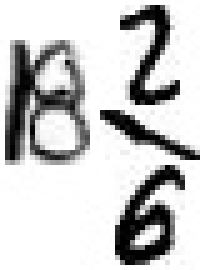
#> input picture SyntheticMixedNumberData/images/17.jpg, 41 x 54 px, given as the content of the folder MNIST/trainingSet/5, which was not available (shown 5 times larger)
$ python ImageCombinerV2.py
#> lines starting #> are read from the running program, lines starting #| are printed output that depends on the picture; after the words box and inside, x2 and y2 are one past the last pixel; in counts of white or black regions, pixels touching at a corner belong together; pictures that were not available may be replaced by others from this repository, and a replacement may not be noted
import json
import math
import random
import cv2 as cv
import numpy as np
import os

# Path to the MNIST dataset directory
MNIST_DATASET_PATH = 'MNIST/trainingSet'

# Directory to save synthetic data
SYNTHETIC_DATA_DIR = "SyntheticMixedNumberDataWithBoxLines"

# JSON structure for storing labels
labeled_data_list = []


def get_mnist_digit_image(digit):
    """
    Retrieves a random image of the specified MNIST digit.

    :param digit: Integer, the digit image to retrieve (0-9).
    :return: Image array of the digit.
    """
    if not 0 <= digit <= 9:
        raise ValueError("Digit must be between 0 and 9 inclusive")

    digit_path = f'{MNIST_DATASET_PATH}/{digit}'
    image_files = os.listdir(digit_path)
    image_url = os.path.join(digit_path, random.choice(image_files))

    image = cv.imread(image_url)
    gray_image = cv.cvtColor(image, cv.COLOR_BGR2GRAY)
    # Invert the text to white
    binary_image = 255 * (gray_image > 200).astype(np.uint8)
    # Find all non-zero points (text)
    coords = cv.findNonZero(binary_image)
    # Find minimum spanning bounding box
    x, y, w, h = cv.boundingRect(coords)
    # Crop the image on the original image
    cropped_image = image[y:y + h, x:x + w]
    return ~cropped_image


def concatenate_horizontally(img_left, img_right, make_fraction=False):
    """
    Concatenates two images horizontally with an optional fraction bar.

    :param img_left: Image array, the left image to concatenate.
    :param img_right: Image array, the right image to concatenate.
    :param make_fraction: Boolean, whether to add a fraction bar between images.
    :return: Image array of the concatenated images.
    """
    # Scale images to the same height if needed
    img_left, img_right = scale_to_same_height(img_left, img_right)

    if make_fraction:
        slash_image = get_fraction_slash(vertical=True)
        img_left, img_right, slash_image = equalize_heights_for_fraction(img_left, img_right, slash_image)
        return cv.hconcat([img_left, slash_image, img_right])
    else:
        return cv.hconcat([img_left, img_right])


def concatenate_vertically(img_top, img_bottom, make_fraction=False):
    """
    Concatenates two images vertically with an optional fraction bar.

    :param img_top: Image array, the top image to concatenate.
    :param img_bottom: Image array, the bottom image to concatenate.
    :param make_fraction: Boolean, whether to add a fraction bar between images.
    :return: Image array of the concatenated images.
    """
    # Scale images to the same width if needed
    img_top, img_bottom = scale_to_same_width(img_top, img_bottom)

    if make_fraction:
        slash_image = get_fraction_slash(vertical=False)
        img_top, img_bottom, slash_image = equalize_widths_for_fraction(img_top, img_bottom, slash_image)
        return cv.vconcat([img_top, slash_image, img_bottom])
    else:
        return cv.vconcat([img_top, img_bottom])


def get_fraction_slash(vertical=True):
    """
    Creates an image of a fraction slash.

    :param vertical: Boolean, whether the slash is vertical or horizontal.
    :return: Image array of the slash.
    """
    line_image = get_mnist_digit_image(1)
    if vertical:
        return line_image
    else:
        return cv.rotate(line_image, cv.ROTATE_90_CLOCKWISE)


def equalize_heights_for_fraction(img_left, img_right, slash_image):
    """
    Equalizes the heights of two images and a fraction slash for proper concatenation.

    :param img_left: Image array, the left image.
    :param img_right: Image array, the right image.
    :param slash_image: Image array, the fraction slash image.
    :return: Tuple of image arrays with equalized heights.
    """
    max_height = max(img_left.shape[0], img_right.shape[0], slash_image.shape[0])
    img_left = add_border_to_match_height(img_left, max_height)
    img_right = add_border_to_match_height(img_right, max_height)
    slash_image = add_border_to_match_height(slash_image, max_height)
    return img_left, img_right, slash_image

def equalize_widths_for_fraction(img_top, img_bottom, slash_image):
    """
    Equalizes the widths of two images and a fraction slash for proper concatenation.

    :param img_top: Image array, the top image.
    :param img_bottom: Image array, the bottom image.
    :param slash_image: Image array, the fraction slash image.
    :return: Tuple of image arrays with equalized widths.
    """
    max_width = max(img_top.shape[1], img_bottom.shape[1], slash_image.shape[1])
    img_top = add_border_to_match_width(img_top, max_width)
    img_bottom = add_border_to_match_width(img_bottom, max_width)
    slash_image = add_border_to_match_width(slash_image, max_width)
    return img_top, img_bottom, slash_image


def scale_to_same_height(img1, img2):
    """
    Scales two images to the same height.

    :param img1: Image array, the first image.
    :param img2: Image array, the second image.
    :return: Tuple of image arrays with equalized heights.
    """
    if img1.shape[0] != img2.shape[0]:
        if img1.shape[0] > img2.shape[0]:
            img2 = resize_image_by_height(img2, img1.shape[0])
        else:
            img1 = resize_image_by_height(img1, img2.shape[0])
    return img1, img2


def scale_to_same_width(img1, img2):
    """
    Scales two images to the same width.

    :param img1: Image array, the first image.
    :param img2: Image array, the second image.
    :return: Tuple of image arrays with equalized widths.
    """
    if img1.shape[1] != img2.shape[1]:
        if img1.shape[1] > img2.shape[1]:
            img2 = resize_image_by_width(img2, img1.shape[1])
        else:
            img1 = resize_image_by_width(img1, img2.shape[1])
    return img1, img2


def add_border_to_match_height(image, target_height):
    """
    Adds a border to an image to match a given height.

    :param image: Image array to add border to.
    :param target_height: Integer, the target height for the image.
    :return: Image array with added borders.
    """
    top_border = (target_height - image.shape[0]) // 2
    bottom_border = target_height - image.shape[0] - top_border
    return cv.copyMakeBorder(image, top_border, bottom_border, 0, 0, cv.BORDER_CONSTANT, value=[255, 255, 255])

def add_border_to_match_width(image, target_width):
    """
    Adds a border to an image to match a given width.

    :param image: Image array to add border to.
    :param target_width: Integer, the target width for the image.
    :return: Image array with added borders.
    """
    left_border = (target_width - image.shape[1]) // 2
    right_border = target_width - image.shape[1] - left_border
    return cv.copyMakeBorder(image, 0, 0, left_border, right_border, cv.BORDER_CONSTANT, value=[255, 255, 255])

def resize_image_by_height(image, target_height):
    """
    Resizes an image to a target height while keeping the aspect ratio.

    :param image: Image array to resize.
    :param target_height: Integer, the target height for the image.
    :return: Image array resized to the target height.
    """
    scaling_factor = target_height / image.shape[0]
    new_width = int(image.shape[1] * scaling_factor)
    return cv.resize(image, (new_width, target_height), interpolation=cv.INTER_AREA)


def resize_image_by_width(image, target_width):
    """
    Resizes an image to a target width while keeping the aspect ratio.

    :param image: Image array to resize.
    :param target_width: Integer, the target width for the image.
    :return: Image array resized to the target width.
    """
    scaling_factor = target_width / image.shape[1]
    new_height = int(image.shape[0] * scaling_factor)
    return cv.resize(image, (target_width, new_height), interpolation=cv.INTER_AREA)


def generate_synthetic_image(add_box_lines=0):
    """
    Creates a synthetic image of a mixed number with an optional box line.

    :param add_box_lines: Boolean, whether to add box lines to the image.
    :return: None, but saves the image to a file and prints the number.
    """
    # Generate random whole number and fraction parts
    whole_number, whole_number_text = generate_whole_number()
#> in get_mnist_digit_image, image is the input picture: shape (54, 41, 3); min 0, max 255, mean 202
#> in get_mnist_digit_image, `binary_image = 255 * (gray_image > 200).astype(np.uint8)`:
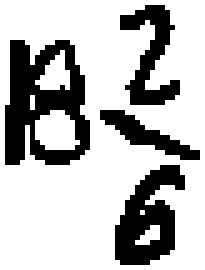
#> binary_image: shape (54, 41) (shown 5 times larger); 72.9% white; 4 black regions, box (x1, y1, x2, y2) and area: (1, 8, 18, 33) 257, (23, 33, 37, 53) 162, (24, 1, 36, 21) 110, (20, 22, 40, 32) 70
#> in get_mnist_digit_image, `coords = cv.findNonZero(binary_image)`: coords = contour of 1615 points, box (x1, y1, x2, y2) (0, 0, 41, 54), area 0
#> in get_mnist_digit_image, `x, y, w, h = cv.boundingRect(coords)`: x = 0; w = 41; h = 54
#> in get_mnist_digit_image, `return ~cropped_image`:
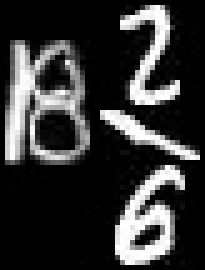
#> returned value: shape (54, 41, 3) (shown 5 times larger); min 0, max 255, mean 53
#> whole_number_text = '5'
    fraction, fraction_text = generate_fraction()
#> in generate_fraction_part, `digit_images = [get_mnist_digit_image(int(digit)) for digit in str(num..`: digit_images = 2 items
#> in concatenate_horizontally, `return cv.hconcat([img_left, img_right])`:
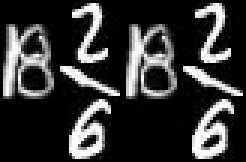
#> returned value: shape (54, 82, 3) (shown 3 times larger); min 0, max 255, mean 53
#> in generate_fraction, `denominator, denominator_image = generate_fraction_part(odd_only=False..`: denominator = 16
#> in generate_fraction, `numerator, numerator_image = generate_fraction_part(odd_only=True, num..`: numerator = 11
#> fraction_text = '11/16'

    # Decide the layout type of the mixed number
    layout_type = random.randint(0, 4)

    # Generate image based on layout type

    # Layout Type 0: Vertical arrangement of whole number and fraction
    if layout_type == 0:
        # Add whitespace to the whole number for vertical alignment
        whole_number = add_whitespace_to_image(whole_number, vertical=True)
        # Create a fraction by vertically concatenating the numerator and denominator
        fraction = concatenate_vertically(fraction[0], fraction[1], make_fraction=True)
        # Combine the whole number and fraction images vertically
        mixed_number_image = concatenate_vertically(whole_number, fraction, make_fraction=False)
        # Form the textual representation of the mixed number
        mixed_number_text = f'{whole_number_text} {fraction_text}'

    # Layout Type 1: Horizontal arrangement of whole number and fraction
    elif layout_type == 1:
        # Add whitespace to the whole number for horizontal alignment
        whole_number = add_whitespace_to_image(whole_number, vertical=False)
        # Create a fraction by vertically concatenating the numerator and denominator
        fraction = concatenate_vertically(fraction[0], fraction[1], make_fraction=True)
        # Combine the whole number and fraction images horizontally
        mixed_number_image = concatenate_horizontally(whole_number, fraction, make_fraction=False)
        # Form the textual representation of the mixed number
        mixed_number_text = f'{whole_number_text} {fraction_text}'

    # Layout Type 2: Whole number above a horizontally arranged fraction
    elif layout_type == 2:
        # Add whitespace to the whole number for vertical alignment
        whole_number = add_whitespace_to_image(whole_number, vertical=True)
        # Create a fraction by horizontally concatenating the numerator and denominator
        fraction = concatenate_horizontally(fraction[0], fraction[1], make_fraction=True)
#> call 3 of concatenate_horizontally, with make_fraction = True
#> in concatenate_horizontally (call 3), `return cv.hconcat([img_left, slash_image, img_right])`:
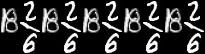
#> returned value: shape (54, 205, 3); min 0, max 255, mean 53
        # Combine the whole number and fraction images vertically
        mixed_number_image = concatenate_vertically(whole_number, fraction, make_fraction=False)
#> in resize_image_by_width, `return cv.resize(image, (target_width, new_height), interpolation=cv.I..`:
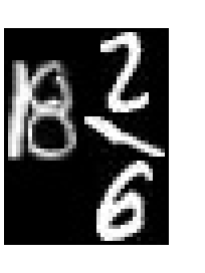
#> returned value: shape (273, 205, 3); min 0, max 255, mean 126.1
#> in concatenate_vertically, `return cv.vconcat([img_top, img_bottom])`:
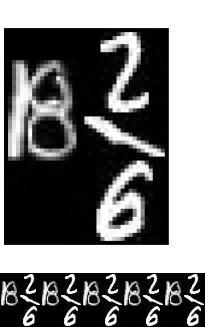
#> returned value: shape (327, 205, 3); min 0, max 255, mean 114
        # Form the textual representation of the mixed number
        mixed_number_text = f'{whole_number_text} {fraction_text}'
#> mixed_number_text = '5 11/16'

    # Layout Type 3: Image consists only of the whole number
    elif layout_type == 3:
        # The mixed number image is simply the whole number image
        mixed_number_image = whole_number
        # The textual representation is just the whole number text
        mixed_number_text = whole_number_text

    #Layout Type 4: Image consists of just a fraction
    elif layout_type == 4:
        #Determine if fraction is horizontal or vertical orientation
        fraction_style = random.randint(0, 1)
        #Create a vertical fraction
        if fraction_style == 0:
            #Mixed Number image is just the fraction image
            mixed_number_image = concatenate_vertically(fraction[0], fraction[1], make_fraction=True)
            #Mixed Number Text is just the fraction text
            mixed_number_text = fraction_text
        #Create a horizontal fraction
        else:
            #Mixed Number image is just the fraction image
            mixed_number_image = concatenate_horizontally(fraction[0], fraction[1], make_fraction=True)
            #Mixed Number Text is just the fraction text
            mixed_number_text = fraction_text

    # # Default case: Layout Type not recognized
    # else:
    #     # Create a fraction by vertically concatenating the numerator and denominator
    #     fraction = concatenate_vertically(fraction[0], fraction[1], make_fraction=True)
    #     # The mixed number image is just the fraction image
    #     mixed_number_image = fraction
    #     # The textual representation is just the fraction text
    #     mixed_number_text = fraction_text

    # Optionally add box lines
    for i in range(add_box_lines):
        add_box_line_to_image(mixed_number_image)
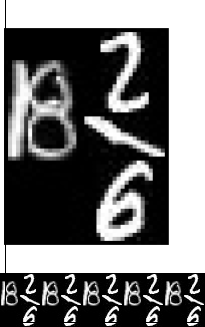
#> mixed_number_image: shape (327, 205, 3); 0.33% of pixels changed, all inside (x1, y1, x2, y2) = (5, 0, 203, 323)

    return mixed_number_image, mixed_number_text, layout_type


def add_whitespace_to_image(image, vertical=True, amount=None):
    """
    Adds whitespace to an image either vertically or horizontally.

    :param image: Image array to add whitespace to.
    :param vertical: Boolean, whether to add vertical whitespace.
    :param amount: Integer, the amount of whitespace to add. If None, a random amount is used.
    :return: Image array with added whitespace.
    """
    if amount is None:
        amount = random.randint(1, 40)
    if vertical:
        return cv.copyMakeBorder(image, 7, 7, 1, amount, cv.BORDER_CONSTANT, value=[255, 255, 255])
    else:
        return cv.copyMakeBorder(image, 7, amount, 1, 1, cv.BORDER_CONSTANT, value=[255, 255, 255])


def add_box_line_to_image(image):
    """
    Adds a random box line to an image on one of its sides.

    :param image: Image array to add the box line to.
    :return: None, but modifies the image in place.
    """
    side = random.randint(1, 4)
    color = (0, 0, 0)
    thickness = 1
    width, height = image.shape[1], image.shape[0]

    if side == 1:  # top
        cv.line(image, (0, 5), (width, 5), color, thickness)
    elif side == 2:  # left
        cv.line(image, (5, 0), (5, height), color, thickness)
    elif side == 3:  # bottom
        cv.line(image, (0, height - 5), (width, height - 5), color, thickness)
    elif side == 4:  # right
        cv.line(image, (width - 5, 0), (width - 5, height), color, thickness)


def generate_whole_number():
    """
    Generates a random whole number image and its corresponding text.

    :return: Tuple (Image array of the whole number, text representation of the number).
    """
    digits_count = random.randint(1, 3)
    whole_number_images = []
    whole_number_text_parts = []

    for _ in range(digits_count):
        if _ == 0:
            digit = random.randint(1, 9)
        else:
            digit = random.randint(0, 9)
        whole_number_images.append(get_mnist_digit_image(digit))
        whole_number_text_parts.append(str(digit))

    whole_number_image = concatenate_images_list(whole_number_images)
    whole_number_text = ''.join(whole_number_text_parts)

    return whole_number_image, whole_number_text


def generate_fraction():
    """
    Generates a random fraction image and its corresponding text.

    :return: Tuple (Tuple of numerator and denominator images, text representation of the fraction).
    """
    denominator, denominator_image = generate_fraction_part(odd_only=False, power_of_two=True)
    numerator, numerator_image = generate_fraction_part(odd_only=True, num_cap=denominator)
    return (numerator_image, denominator_image), f'{numerator}/{denominator}'


def generate_fraction_part(odd_only=False, power_of_two=False, num_cap=16):
    """
    Generates a random fraction part image and its corresponding number.

    :param odd_only: Boolean, whether to generate only odd numbers.
    :param power_of_two: Boolean, whether to generate a power of two number.
    :param num_cap: Integer, the largest value the numerator of a given fraction can be +1 since randrange is exclusive on the upper bound
    :return: Tuple (Integer representation of the fraction part, Image array of the fraction part).
    """
    if power_of_two:
        number = random.choice([2, 4, 8, 16])
    elif odd_only:
        if num_cap == 2:
            number = 1
        else:
            number = random.randrange(1, num_cap, 2)
    else:
        number = random.randint(1, 9)

    if number < 10:
        return number, get_mnist_digit_image(number)
    else:
        digit_images = [get_mnist_digit_image(int(digit)) for digit in str(number)]
        return number, concatenate_images_list(digit_images)


def concatenate_images_list(images_list):
    """
    Concatenates a list of image arrays horizontally.

    :param images_list: List of image arrays to concatenate.
    :return: Image array of the concatenated images.
    """
    if not images_list:
        raise ValueError("images_list cannot be empty")

    concatenated_image = images_list[0]
    for image in images_list[1:]:
        concatenated_image = concatenate_horizontally(concatenated_image, image, make_fraction=False)
    return concatenated_image


if __name__ == '__main__':
    # Ensure the synthetic data directory exists
    if not os.path.exists(SYNTHETIC_DATA_DIR):
        os.makedirs(SYNTHETIC_DATA_DIR)
    if not os.path.exists(os.path.join(SYNTHETIC_DATA_DIR, 'images')):
        os.makedirs(os.path.join(SYNTHETIC_DATA_DIR, 'images'))

    # Number of synthetic images to generate
    number_of_images = 1000

    for i in range(number_of_images):
        file_name = f'image_{i}.png'
        # Randomly decide to add box lines
        add_box_lines = random.choice([True, False])
        # generate a synthetic image
        mixed_number_image, mixed_number_text, layout_type = generate_synthetic_image(add_box_lines=random.randint(0,4))
#> mixed_number_text = '5 11/16'; layout_type = 2
        # save the image
        cv.imwrite(os.path.join(SYNTHETIC_DATA_DIR, 'images', file_name), mixed_number_image)
        print("file_name: " + file_name + ", "
            + "text: " + mixed_number_text + ", "
            + "layout_type: " + str(layout_type))
#| file_name: image_0.png, text: 5 11/16, layout_type: 2
        # add the image to the list of labeled data
        labeled_data_list.append({'filename': file_name, 'text': mixed_number_text, 'layout_type': str(layout_type)})

    # Saving the labeled data list in a JSON file
    with open(os.path.join(SYNTHETIC_DATA_DIR, 'labels.json'), 'w') as json_file:
        json.dump(labeled_data_list, json_file, indent=4)

    print(f"Generated {number_of_images} synthetic mixed number images.")
